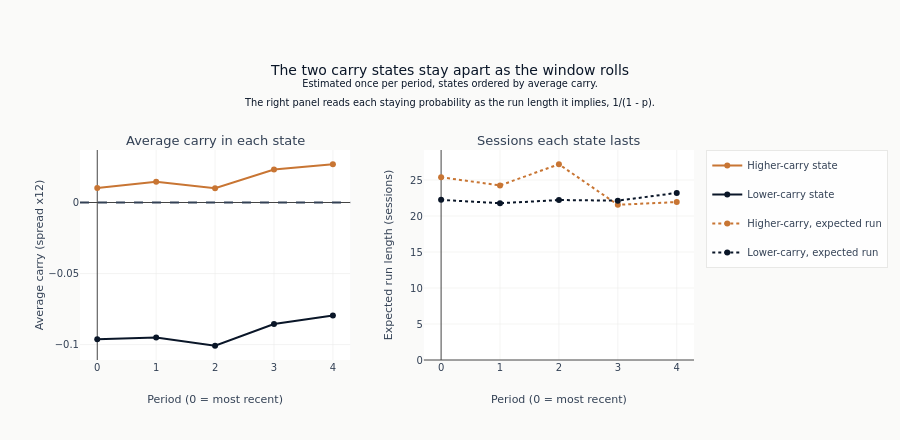

Notebook cell for this chart:
### Code cell
if len(hmm_param_df) > 0:
    fig = make_subplots(
        rows=1,
        cols=2,
        subplot_titles=["Average carry in each state", "Sessions each state lasts"],
        horizontal_spacing=0.12,
    )
    for column, name, color in (
        ("mean_carry_high", "Higher-carry state", COLORS["copper"]),
        ("mean_carry_low", "Lower-carry state", COLORS["blue"]),
    ):
        fig.add_trace(
            go.Scatter(
                x=hmm_param_df["fold"].to_list(),
                y=hmm_param_df[column].to_list(),
                mode="lines+markers",
                name=name,
                line={"color": color},
                legendgroup=name,
            ),
            row=1,
            col=1,
        )
    for column, name, color in (
        ("persist_high", "Higher-carry, expected run", COLORS["copper"]),
        ("persist_low", "Lower-carry, expected run", COLORS["blue"]),
    ):
        fig.add_trace(
            go.Scatter(
                x=hmm_param_df["fold"].to_list(),
                y=(1.0 / (1.0 - hmm_param_df[column])).to_list(),
                mode="lines+markers",
                name=name,
                line={"color": color, "dash": "dot"},
                legendgroup=name,
            ),
            row=1,
            col=2,
        )
    fig.add_hline(y=0.0, line_dash="dash", line_color=COLORS["neutral"], row=1, col=1)
    fig.update_annotations(font_size=13)
    fig.update_yaxes(title_text="Average carry (spread x12)", row=1, col=1)
    fig.update_yaxes(title_text="Expected run length (sessions)", rangemode="tozero", row=1, col=2)
    fig.update_xaxes(title_text="Period (0 = most recent)", row=1, col=1)
    fig.update_xaxes(title_text="Period (0 = most recent)", row=1, col=2)
    fig.update_layout(
        title=(
            "The two carry states stay apart as the window rolls"
            "<br><sup>Estimated once per period, states ordered by average carry."
            "<br>The right panel reads each staying probability as the run length it "
            "implies, 1/(1 - p).</sup>"
        ),
        height=440,
        margin={"t": 150},
    )
    fig.show()

### Figure 1 — Plotly figure (JSON) as saved in the notebook; plotly's stock layout.template omitted (floating-point values rounded to 4 significant figures)
{"data": [{"legendgroup": "Higher-carry state", "line": {"color": "#C87533"}, "mode": "lines+markers", "name": "Higher-carry state", "type": "scatter", "x": [0, 1, 2, 3, 4], "xaxis": "x", "y": [0.01014, 0.01464, 0.01012, 0.0232, 0.02693], "yaxis": "y"}, {"legendgroup": "Lower-carry state", "line": {"color": "#0a1628"}, "mode": "lines+markers", "name": "Lower-carry state", "type": "scatter", "x": [0, 1, 2, 3, 4], "xaxis": "x", "y": [-0.09623, -0.09507, -0.1008, -0.0855, -0.07955], "yaxis": "y"}, {"legendgroup": "Higher-carry, expected run", "line": {"color": "#C87533", "dash": "dot"}, "mode": "lines+markers", "name": "Higher-carry, expected run", "type": "scatter", "x": [0, 1, 2, 3, 4], "xaxis": "x2", "y": [25.38, 24.25, 27.19, 21.55, 21.94], "yaxis": "y2"}, {"legendgroup": "Lower-carry, expected run", "line": {"color": "#0a1628", "dash": "dot"}, "mode": "lines+markers", "name": "Lower-carry, expected run", "type": "scatter", "x": [0, 1, 2, 3, 4], "xaxis": "x2", "y": [22.24, 21.77, 22.22, 22.13, 23.21], "yaxis": "y2"}], "layout": {"annotations": [{"font": {"size": 13}, "showarrow": false, "text": "Average carry in each state", "x": 0.22, "xanchor": "center", "xref": "paper", "y": 1.0, "yanchor": "bottom", "yref": "paper"}, {"font": {"size": 13}, "showarrow": false, "text": "Sessions each state lasts", "x": 0.78, "xanchor": "center", "xref": "paper", "y": 1.0, "yanchor": "bottom", "yref": "paper"}], "height": 440, "margin": {"t": 150}, "shapes": [{"line": {"color": "#334155", "dash": "dash"}, "type": "line", "x0": 0, "x1": 1, "xref": "x domain", "y0": 0.0, "y1": 0.0, "yref": "y"}], "title": {"text": "The two carry states stay apart as the window rolls<br><sup>Estimated once per period, states ordered by average carry.<br>The right panel reads each staying probability as the run length it implies, 1/(1 - p).</sup>"}, "xaxis": {"anchor": "y", "domain": [0.0, 0.44], "title": {"text": "Period (0 = most recent)"}}, "xaxis2": {"anchor": "y2", "domain": [0.56, 1.0], "title": {"text": "Period (0 = most recent)"}}, "yaxis": {"anchor": "x", "domain": [0.0, 1.0], "title": {"text": "Average carry (spread x12)"}}, "yaxis2": {"anchor": "x2", "domain": [0.0, 1.0], "rangemode": "tozero", "title": {"text": "Expected run length (sessions)"}}}}
